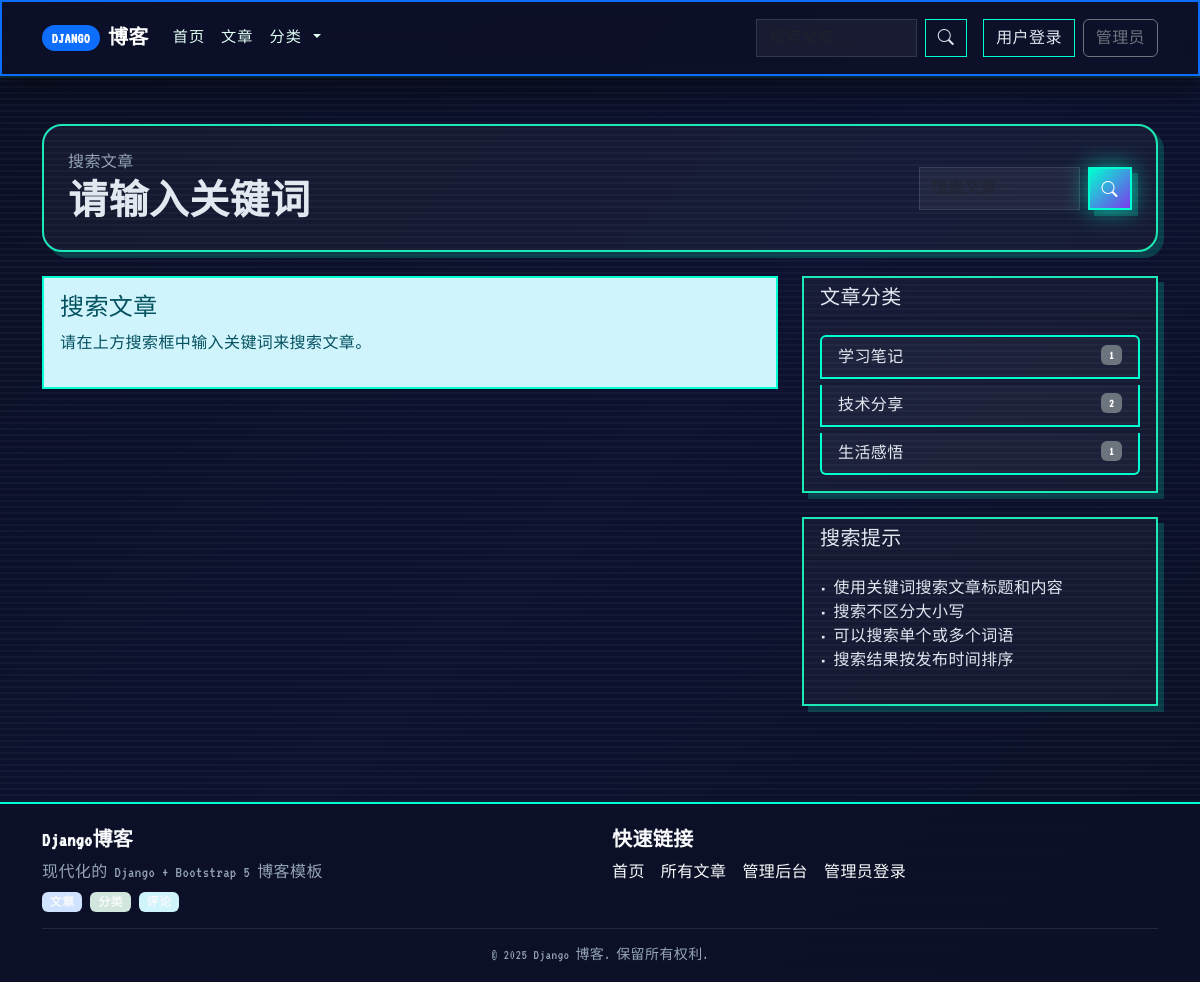
The app's page /search/ with its own data.
### blog/models.py (models this page shows, shortened)
class Category(models.Model):
    name = models.CharField("分类名称", max_length=100, unique=True)
    slug = models.SlugField("URL别名", max_length=100, unique=True, blank=True)
    description = models.TextField("分类描述", blank=True, null=True)
    created_at = models.DateTimeField("创建时间", auto_now_add=True)
    class Meta:
        ordering = ["name"]
        verbose_name = "分类"
        verbose_name_plural = "分类"

### blog/views.py (the view, shortened to what this page needs)
# urls.py: path("search/", views.search_posts, name="search"),
def search_posts(request):
    query = request.GET.get("q", "").strip()
    page_obj = None
    categories, categories_with_count = get_category_context()
    context = {
        "query": query,
        "page_obj": page_obj,
        "categories": categories,
        "categories_with_count": categories_with_count,
    }
    return render(request, "blog/search_results.html", context)

### blog/views.py (called while the page is built)
def get_category_context():
    categories_qs = Category.objects.all().order_by("name")
    categories_with_count = [
        {"category": category, "count": category.published_count}
        for category in categories_qs.annotate(
            published_count=Count("post", filter=Q(post__status="published"))
        )
    ]
    return categories_qs, categories_with_count

### blog/templates/blog/search_results.html (shortened to what this page needs)
{% extends 'blog/base.html' %}
{% block content %}
<div class="card p-4 gradient-border mb-4">
    <div class="d-flex align-items-center justify-content-between flex-wrap gap-3">
        <div>
            <p class="text-muted mb-1">搜索文章</p>
            <h1 class="fw-bold mb-0">
                {% if query %}
                    结果: "{{ query }}"
                {% else %}
                    请输入关键词
                {% endif %}
            </h1>
        </div>
        <form class="d-flex gap-2" method="GET" action="{% url 'blog:search' %}">
            <input type="search" class="form-control" name="q" placeholder="搜索文章..." value="{{ query|default:'' }}">
            <button class="btn btn-glow" type="submit"><i class="bi bi-search"></i></button>
        </form>
    </div>
</div>
<div class="row">
    <div class="col-lg-8">
        {% if query %}
            {% if page_obj %}
                {% for post in page_obj %}
                    <article class="card mb-4 gradient-border">
                        {% if post.featured_image %}
                            <img src="{{ post.featured_image.url }}" class="card-img-top" alt="{{ post.title }}">
                        {% endif %}
                        <div class="card-body">
                            <div class="d-flex align-items-center gap-2 mb-2 flex-wrap">
                                {% if post.category %}
                                    <a href="{% url 'blog:category_posts' post.category.slug %}" class="badge-soft badge rounded-pill">
                                        <i class="bi bi-tag"></i> {{ post.category.name }}
                                    </a>
                                {% endif %}
                                <span class="meta"><i class="bi bi-calendar"></i> {{ post.published_at|date:"Y年m月d日" }}</span>
                                <span class="meta"><i class="bi bi-eye"></i> {{ post.views }} 浏览</span>
                            </div>
                            <h2 class="card-title">
                                <a href="{% url 'blog:post_detail' post.slug %}">
                                    {{ post.title }}
                                </a>
                            </h2>
                            <div class="text-muted mb-3">
                                <small>
                                    <i class="bi bi-person"></i> {{ post.author.username }}
                                </small>
                            </div>
                            <div class="card-text">
                                {{ post.excerpt|default:post.content|truncatewords:50 }}
                            </div>
                            <div class="mt-3">
                                <a href="{% url 'blog:post_detail' post.slug %}" class="btn btn-glow">阅读全文</a>
                            </div>
                        </div>
                    </article>
                {% endfor %}
                {% if page_obj.has_other_pages %}
                    <nav aria-label="搜索结果分页">
                        <ul class="pagination justify-content-center">
                            {% if page_obj.has_previous %}
                                <li class="page-item">
                                    <a class="page-link" href="?q={{ query }}&page=1">&laquo; 首页</a>
                                </li>
                                <li class="page-item">
                                    <a class="page-link" href="?q={{ query }}&page={{ page_obj.previous_page_number }}">上一页</a>
                                </li>
                            {% endif %}
                            {% for num in page_obj.paginator.page_range %}
                                {% if page_obj.number == num %}
                                    <li class="page-item active">
                                        <span class="page-link">{{ num }}</span>
                                    </li>
                                {% elif num > page_obj.number|add:'-3' and num < page_obj.number|add:'3' %}
                                    <li class="page-item">
                                        <a class="page-link" href="?q={{ query }}&page={{ num }}">{{ num }}</a>
                                    </li>
                                {% endif %}
                            {% endfor %}
                            {% if page_obj.has_next %}
                                <li class="page-item">
                                    <a class="page-link" href="?q={{ query }}&page={{ page_obj.next_page_number }}">下一页</a>
                                </li>
                                <li class="page-item">
                                    <a class="page-link" href="?q={{ query }}&page={{ page_obj.paginator.num_pages }}">末页 &raquo;</a>
                                </li>
                            {% endif %}
                        </ul>
                    </nav>
                {% endif %}
            {% else %}
                <div class="alert alert-warning">
                    <h4>未找到相关文章</h4>
                    <p>没有找到包含 "{{ query }}" 的文章，请尝试其他关键词。</p>
                </div>
            {% endif %}
        {% else %}
            <div class="alert alert-info">
                <h4>搜索文章</h4>
                <p>请在上方搜索框中输入关键词来搜索文章。</p>
            </div>
        {% endif %}
    </div>
    <div class="col-lg-4">
        <div class="card">
            <div class="card-header">
                <h5 class="card-title mb-0">文章分类</h5>
            </div>
            <div class="card-body">
                {% if categories_with_count %}
                    <div class="list-group">
                        {% for item in categories_with_count %}
                            <a href="{% url 'blog:category_posts' item.category.slug %}" class="list-group-item list-group-item-action">
                                {{ item.category.name }}
                                <span class="badge bg-secondary float-end">
                                    {{ item.count }}
                                </span>
                            </a>
                        {% endfor %}
                    </div>
                {% else %}
                    <p class="text-muted">暂无分类</p>
                {% endif %}
            </div>
        </div>
        <div class="card mt-4">
            <div class="card-header">
                <h5 class="card-title mb-0">搜索提示</h5>
            </div>
            <div class="card-body">
                <ul class="list-unstyled">
                    <li>• 使用关键词搜索文章标题和内容</li>
                    <li>• 搜索不区分大小写</li>
                    <li>• 可以搜索单个或多个词语</li>
                    <li>• 搜索结果按发布时间排序</li>
                </ul>
            </div>
        </div>
    </div>
</div>
{% endblock %}

### static/css/style.css (style rules this page uses)
:root { --brand-primary: #00ffd1; --brand-accent: #ff00ff; --brand-secondary: #00b7ff; --brand-dark: #0c1027; --brand-muted: #7ee0c3; --brand-border: #1de9b6; --brand-bg-stripe: rgba(255, 255, 255, 0.05); }
* { font-family: 'VT323', 'Press Start 2P', monospace; letter-spacing: 0.4px; }
body { background: repeating-linear-gradient( 0deg, rgba(255, 255, 255, 0.03), rgba(255, 255, 255, 0.03) 2px, transparent 2px, transparent 6px ), linear-gradient(135deg, #0a0f25 0%, #0c122f 50%, #0a0f25 100%); color: #e0fff5; min-height: 100vh; }
a { text-decoration: none; }
.btn-glow { color: #fff; background: linear-gradient(135deg, var(--brand-primary), #7c3aed); box-shadow: 6px 6px 0 rgba(0, 255, 209, 0.2), 0 0 25px rgba(0, 255, 209, 0.6); border: 2px solid var(--brand-primary); border-radius: 0; text-transform: uppercase; font-family: 'Press Start 2P', monospace; }
.card { background: rgba(255, 255, 255, 0.04); border: 2px solid var(--brand-border); color: #e2e8f0; border-radius: 0; box-shadow: 6px 6px 0 rgba(0, 255, 209, 0.18); }
.text-muted { color: #94a3b8 !important; }
.list-group-item { background: rgba(255, 255, 255, 0.03); border-color: var(--brand-primary); color: #e2e8f0; border-width: 2px; border-radius: 0; }
.list-group-item + .list-group-item { margin-top: 6px; }
.alert { border: 2px solid var(--brand-primary); border-radius: 0; }
.form-control, .form-select { background: rgba(255, 255, 255, 0.05); border: 1px solid rgba(148, 163, 184, 0.2); color: #e2e8f0; border-radius: 0; }
.gradient-border { position: relative; border-radius: 20px; overflow: hidden; }
.gradient-border::before { content: ''; position: absolute; inset: -1px; padding: 1px; border-radius: 20px; background: linear-gradient(135deg, rgba(79, 70, 229, 0.5), rgba(34, 197, 94, 0.4)); -webkit-mask: linear-gradient(#000, #000) content-box, linear-gradient(#000, #000); -webkit-mask-composite: xor; mask-composite: exclude; pointer-events: none; }

### records on screen
Category: category.name "学习笔记", count "1"
Category: category.name "技术分享", count "2"
Category: category.name "生活感悟", count "1"
